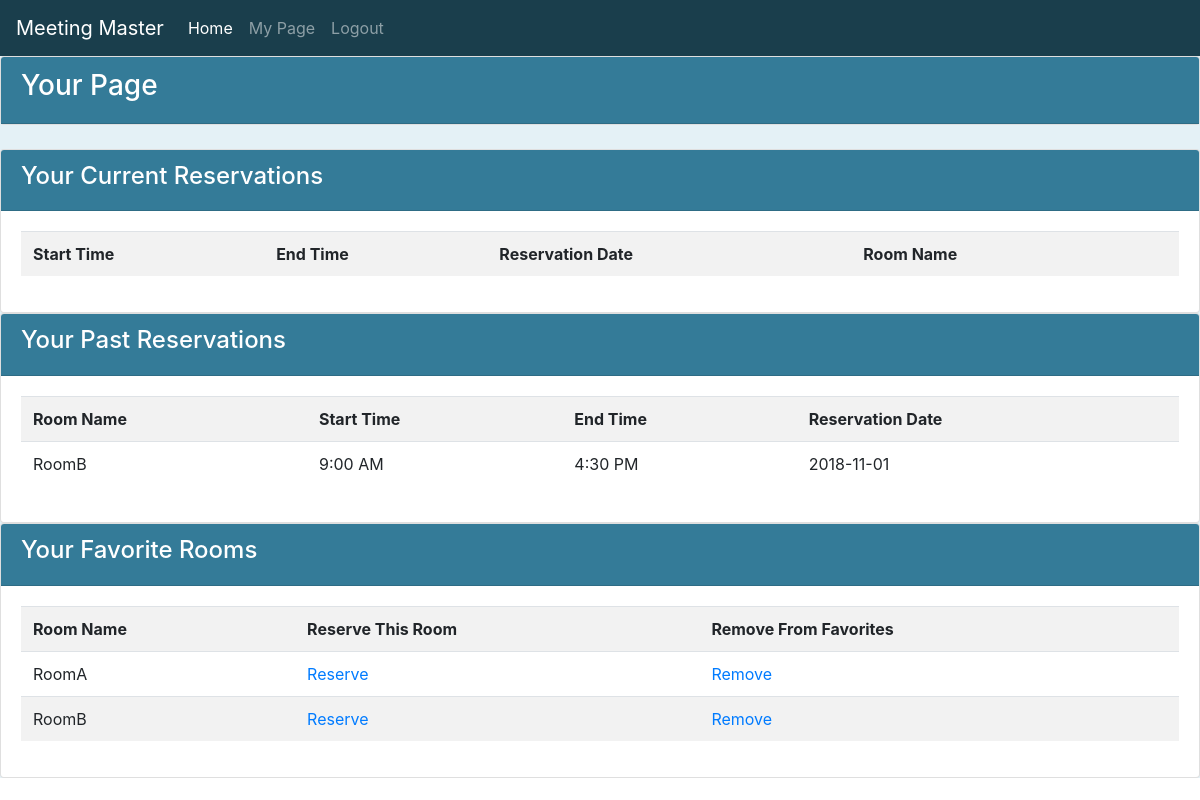
Page /user.php (signed in) on the earlier database version.
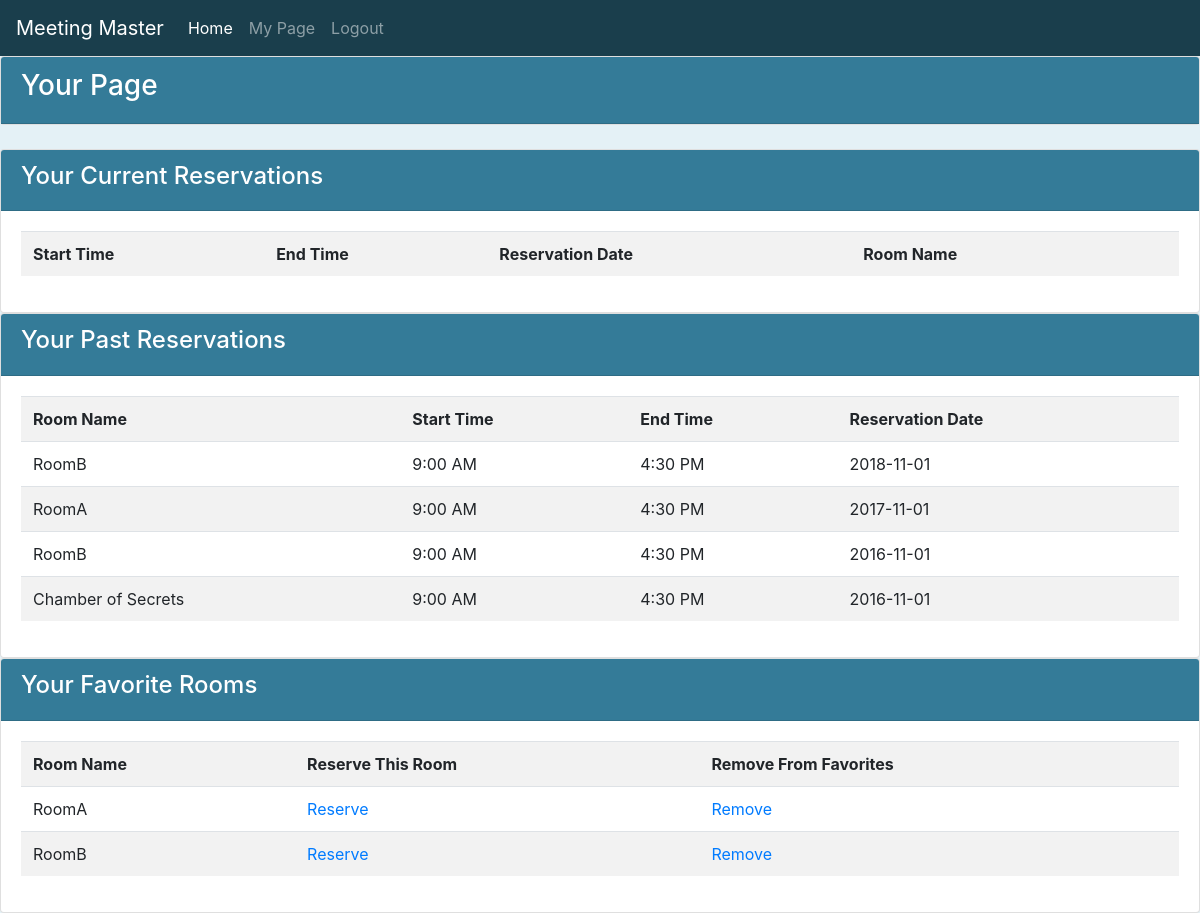
Same page on the later database version.
### tables this page shows
CREATE TABLE IF NOT EXISTS `reservation` (
    `ResID` int NOT NULL AUTO_INCREMENT PRIMARY KEY,
    `RoomID` int NOT NULL,
    `UserID` int NOT NULL,
    `StartTime` tinyint NOT NULL,
    `EndTime` tinyint NOT NULL,
    `ResDate` date NOT NULL,
    FOREIGN KEY (RoomID) REFERENCES room(RoomID),
    FOREIGN KEY (UserID) REFERENCES user(UserID)
);

CREATE TABLE IF NOT EXISTS `room` (
    `RoomID` int NOT NULL AUTO_INCREMENT PRIMARY KEY,
    `Name` tinytext NOT NULL,
    `Occupancy` int NOT NULL,
    `Deleted` bool NOT NULL DEFAULT FALSE
);

### user.php (the view, shortened to what this page needs)
<html lang="en">
<head>
  <link rel="stylesheet" href="https://maxcdn.bootstrapcdn.com/bootstrap/4.0.0/css/bootstrap.min.css">
  <link href="style.css" type="text/css" rel="stylesheet">
</head>
<body>
<nav class="navbar navbar-expand-lg navbar-dark" style="background-color: #1A3E4C;">
  <a class="navbar-brand" href="#">Meeting Master</a>
  <div class="collapse navbar-collapse" id="navbarNavAltMarkup">
    <div class="navbar-nav">
      <a class="nav-item nav-link active" href="home1.php">Home <span class="sr-only">(current)</span></a>
      <a class="nav-item nav-link" href="user.php">My Page</a>
      <a class="nav-item nav-link" href="logout.php">Logout</a>
    </div>
  </div>
</nav>
<div class='row'>
  <div class='col'>
<?
$suserid = $_SESSION['userid'];
echo "<div class='card'><div class='card-header'><h3>Your Page</h3></div></div><br>";
$dbuser = 'root';
$dbpass = 'root';
$db = 'meeting';
$host = 'localhost';
$port = 3306;
$conn = mysqli_connect(
   $host,
   $dbuser,
   $dbpass,
   $db,
   $port
);
$timeArr = array("9:00 AM", "9:30 AM", "10:00 AM", "10:30 AM", "11:00 AM", "11:30 AM", "12:00 PM",
    "12:30 PM", "1:00 PM", "1:30 PM", "2:00 PM", "2:30 PM", "3:00 PM", "3:30 PM", "4:00 PM", "4:30 PM", "5:00 PM");
echo "<div class='card'><div class='card-header'><h4>Your Current Reservations</h4></div>";
echo "<div class='card-body'><table class='table table-striped'><tr><th>Start Time</th><th>End Time</th><th>Reservation Date</th><th>Room Name</th><th></th></tr>";
echo "</table></div></div>";
$sql = "SELECT StartTime, EndTime, ResDate, room.Name ".
    "FROM user, reservation, room ".
    "WHERE user.UserID=reservation.UserID AND user.UserID='$suserid' ".
    "AND reservation.roomID=room.RoomID AND reservation.ResDate<CURDATE();";
$result = mysqli_query($conn, $sql);
echo "<div class='card'><div class='card-header'><h4>Your Past Reservations</h4></div>";
echo "<div class='card-body'><table class='table table-striped'><tr><th>Room Name</th><th>Start Time</th><th>End Time</th><th>Reservation Date</th></tr>";
while($row = mysqli_fetch_array($result)){
    echo "<tr><td>". $row["Name"]."</td><td>". $timeArr[$row["StartTime"]] ."</td><td>".
        $timeArr[$row["EndTime"]]."</td><td>".$row["ResDate"]."</td></tr>";
}
echo "</table></div></div>";
$sql = "SELECT room.RoomID, room.Name FROM user, favorite, room ".
    "WHERE user.UserID=favorite.UserID AND user.UserID='$suserid' ".
    "AND room.RoomID=favorite.RoomID AND NOT room.Deleted;";
$result = mysqli_query($conn, $sql);
echo "<div class='card'><div class='card-header'><h4>Your Favorite Rooms</h4></div>";
echo "<div class='card-body'><table class='table table-striped'><tr><th>Room Name</th><th>Reserve This Room</th><th>Remove From Favorites</th></tr>";
while($row = mysqli_fetch_array($result)){
    echo "<tr><td>". $row["Name"] ."</td><td><a href='ReserveRoom.php?roomid=".
        $row["RoomID"]."'>Reserve</a></td><td><a href='removefav.php?roomid=".
        $row["RoomID"]."'>Remove</a></td></tr>";
}
echo "</table></div></div>";
?>
    </div>
</div>
</body>
</html>

### style.css (style rules this page uses)
.col { background-color: #E4F1F6; height: auto; min-height: 100% !important; }
div { margin: 0px; }
.card-header { background-color: #347B98; color: white; font-size: 16pt; }

Differences in the rows shown:
now on this page (row edited): reservation: RoomID.Name "RoomA", StartTime "9:00 AM", EndTime "4:30 PM", ResDate "2017-11-01"
added reservation: RoomID.Name "RoomB", StartTime "9:00 AM", EndTime "4:30 PM", ResDate "2016-11-01"
added reservation: RoomID.Name "Chamber of Secrets", StartTime "9:00 AM", EndTime "4:30 PM", ResDate "2016-11-01"
